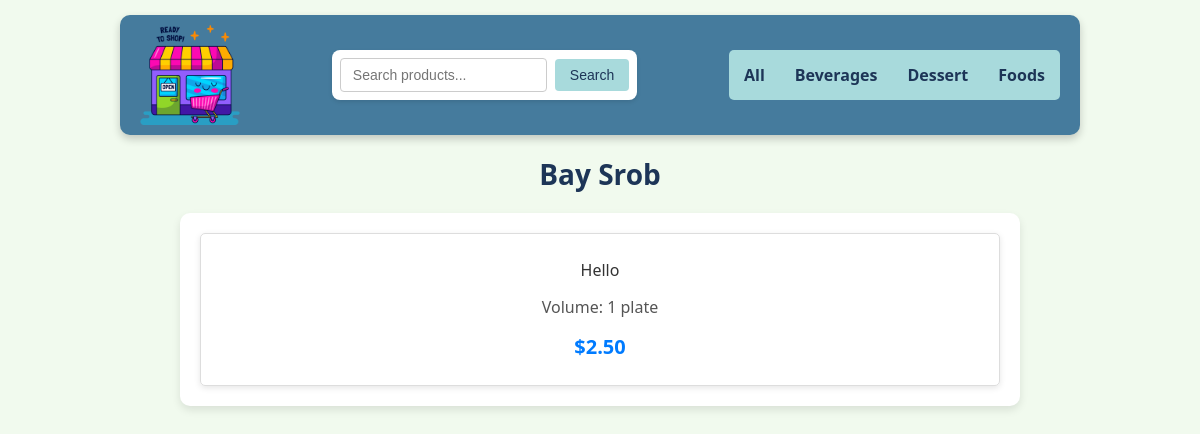
The page /product/9/ on the database its author committed.
### shop/models.py (models this page shows, shortened)
class Category(models.Model):
    name = models.CharField(max_length=30)

class Product(models.Model):
    name = models.CharField(max_length=30)
    category = models.ForeignKey(Category, on_delete=models.CASCADE)
    price = models.FloatField()
    volume = models.CharField(max_length=10)
    description = models.CharField(max_length=255)
    image = models.ImageField(upload_to='Images/', blank=True, null=True)

### shop/views/productdetailsview.py (the view)
# urls.py: path('product/<int:id>/', ProductDetailsView.as_view(), name='product-details'),
class ProductDetailsView(TemplateView):
    template_name = "shop/productdetails.html"
    def get(self, request, id):
        categories = Category.objects.order_by("name")
        try:
            product = Product.objects.get(id=id)
        except Product.DoesNotExist:
            raise Http404("Product not found")
        context = {
            "categories": [{"id": c.id, "name": c.name} for c in categories],
            "title": product.name,
            "description": product.description,
            "price": product.price,
            "volume": product.volume,
            "image": product.image,
        }
        template = loader.get_template(self.template_name)
        return HttpResponse(template.render(context, request))

### shop/templatetags/html_formatters.py (called while the page is built)
def currency_dollar(value):
    return f"${value:.2f}"

### shop/templates/shop/productdetails.html (shortened to what this page needs)
{% extends "shop/master.html" %}
{% load static %}
{% load html_formatters %}
{% block main %}
  <div class="product-container">
    <div class="product-description">
      <p>{{ description }}</p>
      <p class="volume">Volume: {{ volume }}</p>
      <p class="price">{{ price | currency_dollar }}</p>
    </div>
  </div>
{% endblock %}

### shop/templates/shop/master.html (shortened to what this page needs)
<!DOCTYPE html>
<html lang="en">
<head>
  {% load static %}
  <link rel="stylesheet" href="{% static 'shop/styles/screen.css' %}">
</head>
<body>
  <header>
    <img src="{% static 'shop/Images/shop.png' %}" alt="Logo" class="logo">
    <form method="GET" action="{% url 'index' %}" class="search-form">
      <input type="text" name="q" value="{{ request.GET.q }}" placeholder="Search products...">
      <button type="submit">Search</button>
    </form>
    <nav id="categories">
      <ul>
        <li><a href="{% url 'index' %}">All</a></li>
        {% for category in categories %}
        <li><a href="{% url 'category-details' category.id %}">{{ category.name }}</a></li>
        {% endfor %}
      </ul>
    </nav>
  </header>
  <h1>{{ title }}</h1>
  {% block main %}
  {% endblock %}
</body>
</html>

### shop/static/shop/styles/screen.css (style rules this page uses)
body { font-family: 'Segoe UI', Tahoma, Geneva, Verdana, sans-serif; font-weight: 400; margin: 0; padding: 0; width: 100%; max-width: 960px; margin: 0 auto; background-color: #f1faee; }
header { margin-top: 15px; display: flex; justify-content: space-between; align-items: center; padding: 10px 20px; background-color: #457b9d; border-radius: 10px; box-shadow: 0 4px 8px rgba(0, 0, 0, 0.2); transition: box-shadow 0.3s, transform 0.3s; }
.logo { width: 100px; transition: transform 0.3s, filter 0.3s; }
nav#categories { border-radius: 5px; background-color: #a8dadc; height: 50px; display: flex; align-items: center; transition: background-color 0.3s, transform 0.3s; }
nav#categories ul { list-style: none; padding: 0; margin: 0; display: flex; height: 100%; }
nav#categories ul li { margin: 0 15px; transition: transform 0.3s; }
nav#categories ul li a { color: #1d3557; text-decoration: none; font-size: 16px; font-weight: 600; line-height: 50px; transition: color 0.3s, text-decoration 0.3s, transform 0.3s; }
h1 { color: #1d3557; text-align: center; margin: 20px 0; font-size: 28px; font-weight: 600; transition: color 0.3s, transform 0.3s; }
.search-form { display: flex; align-items: center; margin: 20px 0; padding: 8px; background-color: #fff; border-radius: 8px; box-shadow: 0 2px 4px rgba(0, 0, 0, 0.1); max-width: 500px; margin: 20px auto; transition: box-shadow 0.3s, transform 0.3s; }
.search-form input[type="text"] { flex: 1; padding: 8px 12px; border: 1px solid #ccc; border-radius: 4px; font-size: 14px; outline: none; transition: border-color 0.3s, box-shadow 0.3s; }
.search-form button { padding: 8px 15px; margin-left: 8px; background-color: #a8dadc; color: #1d3557; border: none; border-radius: 4px; font-size: 14px; cursor: pointer; transition: background-color 0.3s, transform 0.3s, box-shadow 0.3s; }
.product-container { max-width: 800px; margin: 20px auto; padding: 20px; background-color: #fff; border-radius: 10px; box-shadow: 0 4px 8px rgba(0, 0, 0, 0.1); text-align: center; }
.product-container p { color: #333; font-size: 16px; margin: 15px 0; }
.product-container .price { font-size: 20px; font-weight: 600; color: #007bff; }
.product-container .volume { font-size: 16px; color: #555; }
.product-description { padding: 10px; border: 1px solid #ddd; border-radius: 5px; box-shadow: 0 2px 6px rgba(0, 0, 0, 0.1); }

### rows shown on the page
Category: name "Beverages"
Category: name "Dessert"
Category: name "Foods"
Product: name "Bay Srob", description "Hello", volume "1 plate", price "$2.50"
